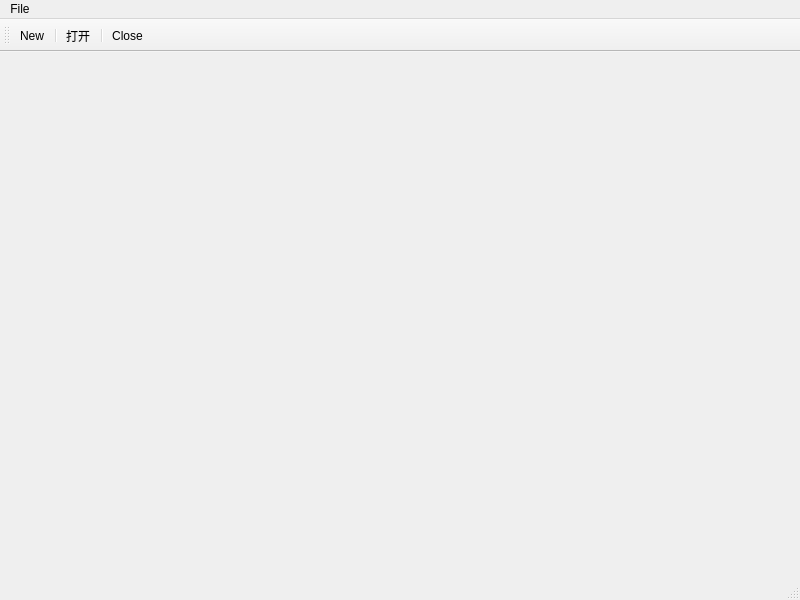
<?xml version="1.0" encoding="UTF-8"?>
<ui version="4.0">
 <class>MainWindow</class>
 <widget class="QMainWindow" name="MainWindow">
  <property name="geometry">
   <rect>
    <x>0</x>
    <y>0</y>
    <width>800</width>
    <height>600</height>
   </rect>
  </property>
  <property name="windowTitle">
   <string>MainWindow</string>
  </property>
  <widget class="QWidget" name="centralwidget"/>
  <widget class="QStatusBar" name="statusbar"/>
  <widget class="QMenuBar" name="menuBar">
   <property name="geometry">
    <rect>
     <x>0</x>
     <y>0</y>
     <width>800</width>
     <height>23</height>
    </rect>
   </property>
   <widget class="QMenu" name="menua">
    <property name="title">
     <string>File</string>
    </property>
    <addaction name="actionNew"/>
    <addaction name="separator"/>
    <addaction name="actionOpen"/>
    <addaction name="separator"/>
    <addaction name="actionClose"/>
   </widget>
   <addaction name="menua"/>
  </widget>
  <widget class="QToolBar" name="toolBar">
   <property name="windowTitle">
    <string>toolBar</string>
   </property>
   <attribute name="toolBarArea">
    <enum>TopToolBarArea</enum>
   </attribute>
   <attribute name="toolBarBreak">
    <bool>false</bool>
   </attribute>
   <addaction name="actionNew"/>
   <addaction name="separator"/>
   <addaction name="actionOpen"/>
   <addaction name="separator"/>
   <addaction name="actionClose"/>
  </widget>
  <action name="actionNew">
   <property name="text">
    <string>New</string>
   </property>
   <property name="toolTip">
    <string>创建新文件</string>
   </property>
   <property name="shortcut">
    <string>Ctrl+A</string>
   </property>
  </action>
  <action name="actionOpen">
   <property name="text">
    <string>打开</string>
   </property>
   <property name="toolTip">
    <string>Open</string>
   </property>
  </action>
  <action name="actionClose">
   <property name="text">
    <string>Close</string>
   </property>
  </action>
 </widget>
 <resources/>
 <connections/>
</ui>
